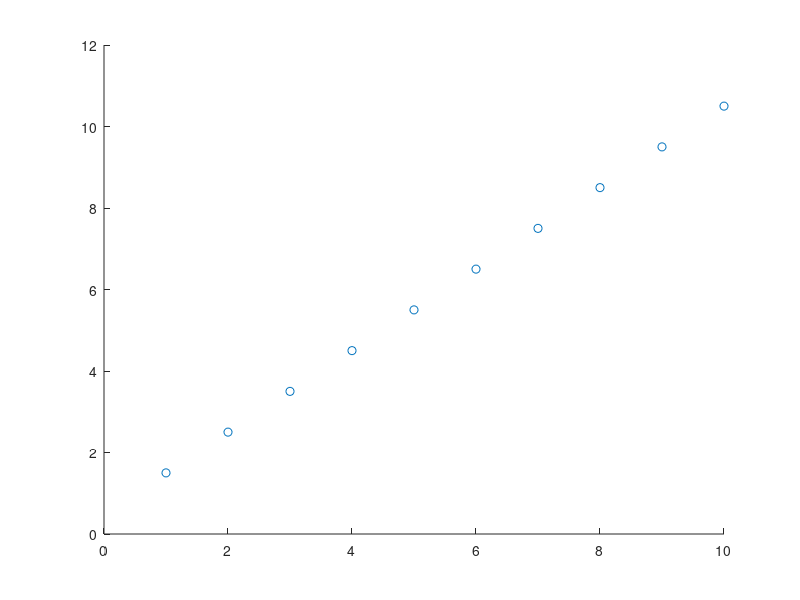
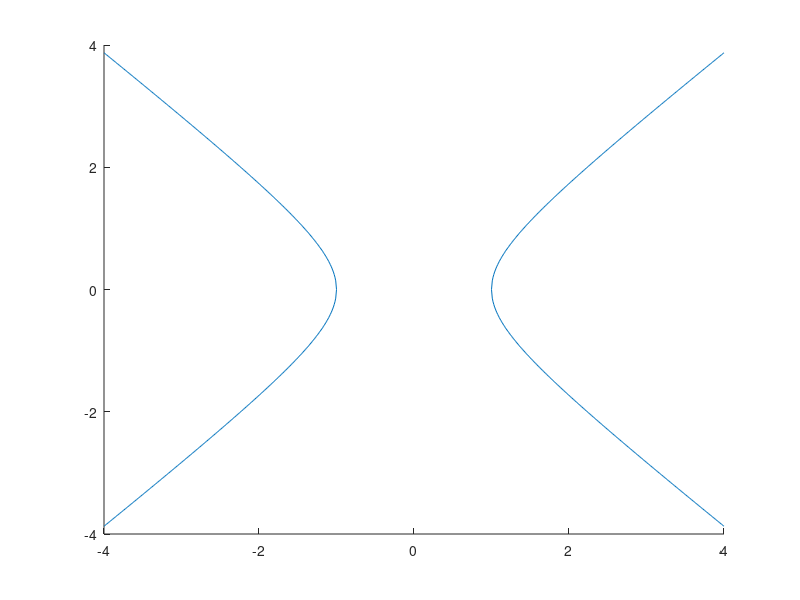

Here is the MATLAB script that generated these plots, in order:
clear all
close all
x1=0;
y1=0;
x2=10;
y2=0;
xdist=0;
ydist=0;
rangediff=0.3;

for n=1:10,
    xdist=n;
    ydist=xdist+0.5;
    Allydist(:,n)=ydist;
    Allxdist(:,n)=xdist;
end

figure
scatter(Allxdist,Allydist)  

figure;
arg1=1:0.01:4;
line(arg1,sqrt((arg1-1).*(arg1+1)))
line(arg1,-sqrt((arg1-1).*(arg1+1)))
arg2=-4:0.01:-1;
line(arg2,-sqrt((arg2-1).*(arg2+1)))
line(arg2,sqrt((arg2-1).*(arg2+1)))

r1=0:0.2:4;
dist=5;
r2squared=(dist^2)-(r1.^2);
r2=sqrt(r2squared);



% for z=1:10
%     r1=z;
%     Allr2(:,z)=r1-2;
% end








